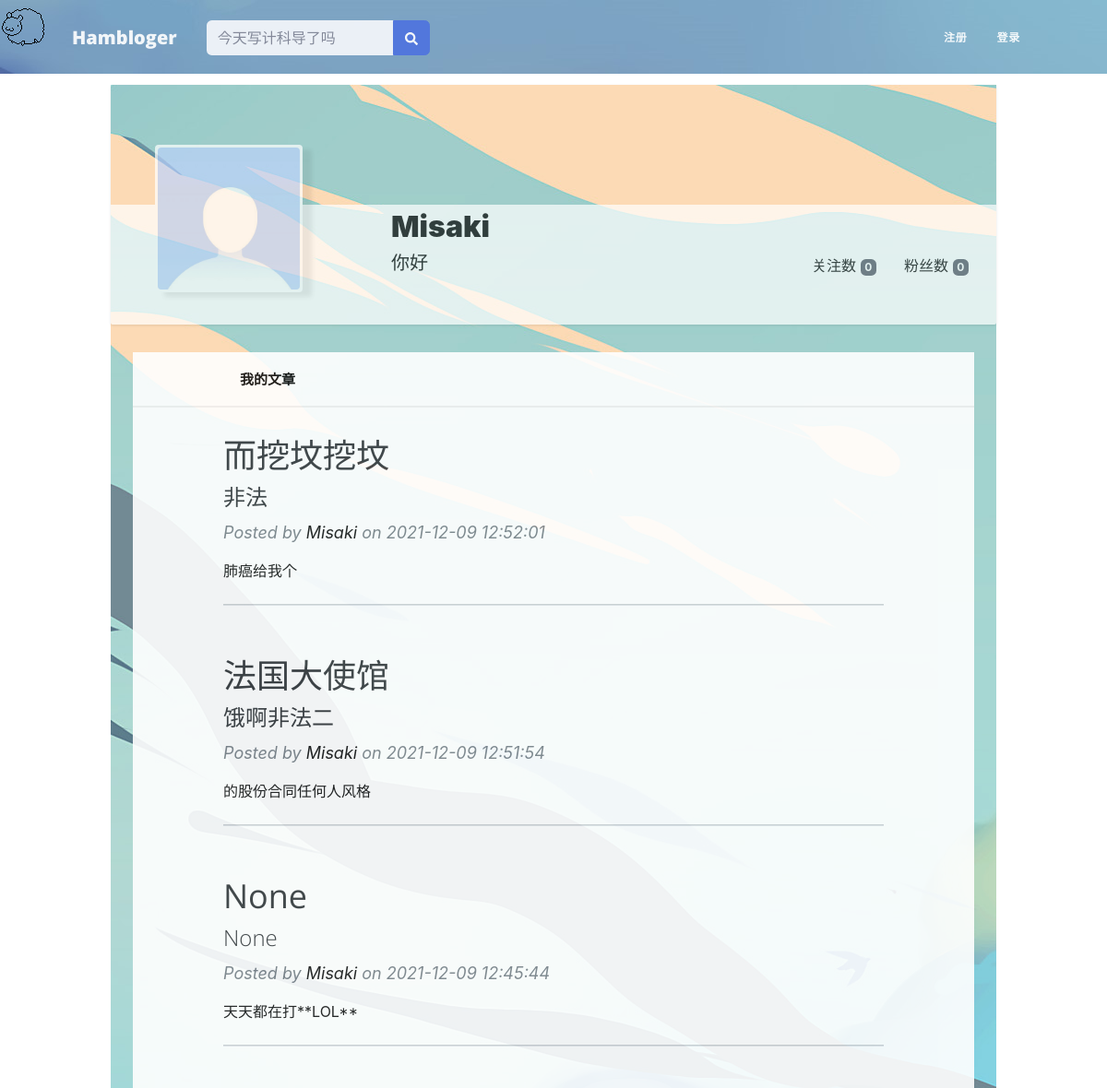
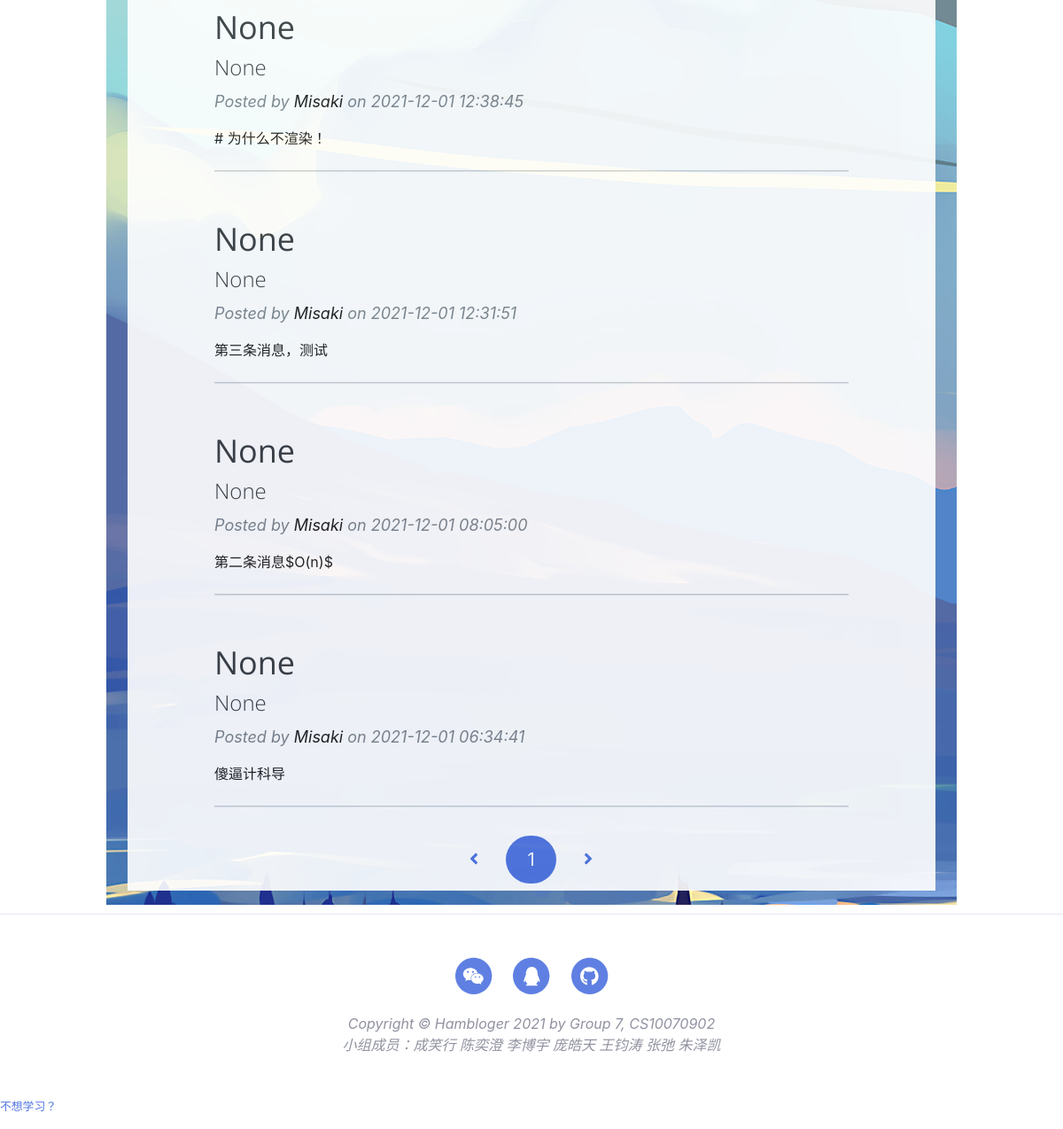
/user/Misaki, run on an earlier commit of the app's database (2 pictures, top to bottom).
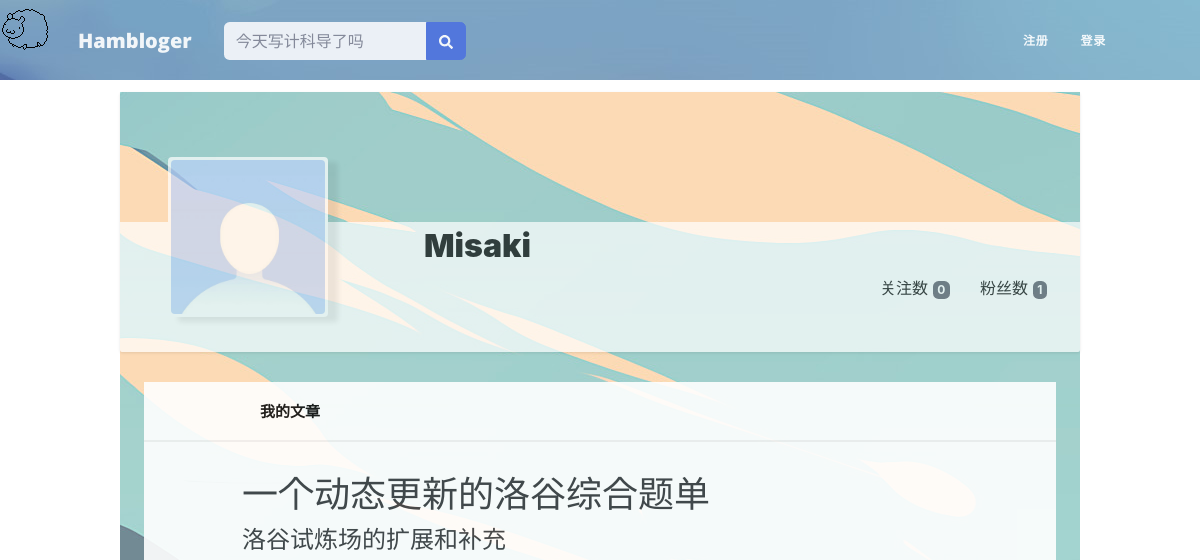
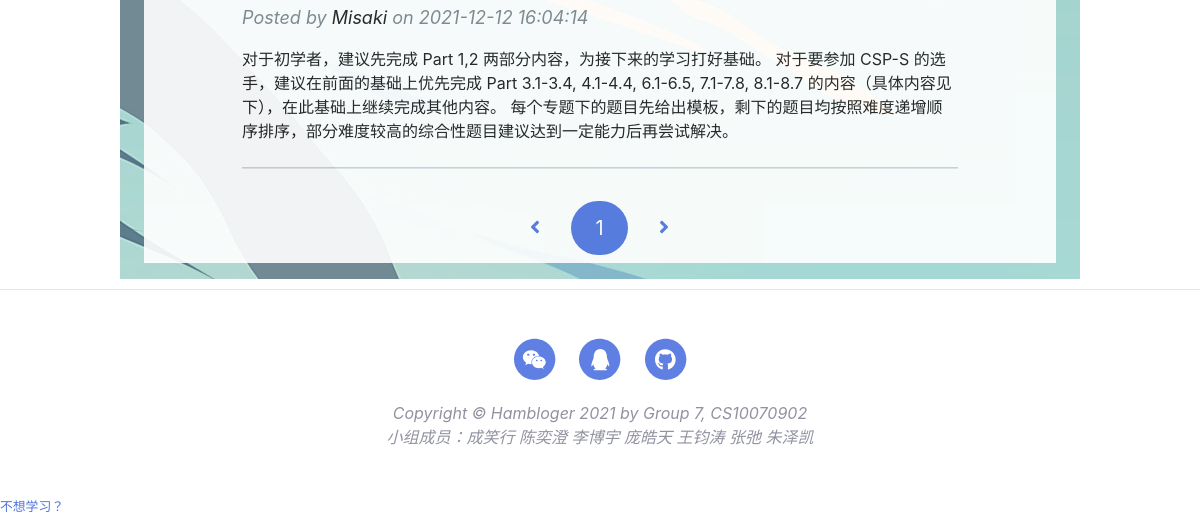
And on a later commit of the database (2 pictures, top to bottom).
### app/models.py (models this page shows, shortened)
class User(UserMixin, db.Model):
    __tablename__ = 'users'
    id = db.Column(db.Integer, primary_key=True)
    email = db.Column(db.String(64), unique=True, index=True)
    username = db.Column(db.String(64), unique=True, index=True)
    role_id = db.Column(db.Integer, db.ForeignKey('roles.id'))  # 每一个用户只能有一个角色
    password_hash = db.Column(db.String(128))
    confirmed = db.Column(db.Boolean, default=True)
    name = db.Column(db.String(64))
    location = db.Column(db.String(64))
    about_me = db.Column(db.Text())
    member_since = db.Column(db.DateTime(), default=datetime.now)
    last_seen = db.Column(db.DateTime(), default=datetime.now)
    posts = db.relationship('Post', backref='author', lazy='dynamic')
    followed = db.relationship('Follow',
                               foreign_keys=[Follow.follower_id],
                               backref=db.backref('follower', lazy='joined'),
                               lazy='dynamic',
                               cascade='all, delete-orphan')
    followers = db.relationship('Follow',
                                foreign_keys=[Follow.followed_id],
                                backref=db.backref('followed', lazy='joined'),
                                lazy='dynamic',
                                cascade='all, delete-orphan')
    @property
    def password(self):
        raise AttributeError("Password is not a readable attribute")

class Post(db.Model):
    __tablename__ = 'posts'
    id = db.Column(db.Integer, primary_key=True)
    body = db.Column(db.Text)
    body_html = db.Column(db.Text)
    timestamp = db.Column(db.DateTime, index=True, default=datetime.now)
    author_id = db.Column(db.Integer, db.ForeignKey('users.id'))
    title = db.Column(db.String(64))
    sub_title = db.Column(db.String(64))

### app/main/views.py (the view)
@main.route('/user/<username>')
def user(username):
    user = User.query.filter_by(username=username).first()
    if user is None:
        abort(404)
    posts = user.posts.order_by(Post.timestamp.desc()).all()
    edit_post = Post.query.order_by(Post.id.desc()).first()
    page = request.args.get('page', 1, type=int)
    pagination = user.posts.order_by(Post.timestamp.desc()).paginate(
        page, per_page=current_app.config['HAMBLOGER_POSTS_PER_PAGE'],
        error_out=False)
    return render_template('user.html', user=user, posts=posts, endpoint='.user', pagination=pagination, edit_post=edit_post)

### app/auth/views.py (called while the page is built)
@auth.before_app_request
def before_request():
    if current_user.is_authenticated:
        current_user.ping()
        if not current_user.confirmed and request.endpoint \
                and request.blueprint != 'auth' and request.endpoint != 'static':
            return redirect(url_for('auth.unconfirmed'))

### app/main/__init__.py (called while the page is built)
@main.app_context_processor
def inject_permissions():
    return dict(Permission=Permission)

### app/models.py (called while the page is built)
    def can(self, permissions):
        return False

    def is_administrator(self):
        return False

### app/templates/user.html (shortened to what this page needs)
{% extends "base.html" %}
{% import "_macros.html" as macros %}
{% block head %}
<link href="{{ url_for('static',filename='css/user.css') }}" rel="stylesheet">
<link href="{{ url_for('static', filename='css/admin.css') }}"
      rel="stylesheet"/>
<header class="user-top-cover"></header>
{% endblock %}
{% block page_content %}
<link href="{{ url_for('static',filename='css/index.css') }}" rel="stylesheet">
<div class="page-container">
    <div class="user-container">
        <div class="user-cover-container masthead"></div>
        <div class="user-profile-container">
            <div class="user-mask-container">
                <div class="user-mask">
                    <img src="../static/mask/{{user.id}}.png" class="user-mask-img">
                </div>
            </div>
            <div class="user-information-container">
                <div class="username-container">
                    <span class="username"> {{ user.name }} </span>
                </div>
                <div class="about_me-container">
                    {% if user.about_me %}<span class="about_me">{{ user.about_me }}</span>{% endif %}
                </div>
            </div>
            <div class="user-operation-container">
                <div class="follow-operation-container">
                    <a class="option-link" href="{{ url_for('.followers', username=user.username) }}">
                        粉丝数 <span class="badge badge-dark">{{ user.followers.count() - 1 }}</span>
                    </a>
                </div>
                <div class="follow-operation-container">
                    <a class="option-link" href="{{ url_for('.followed_by', username=user.username) }}">
                        关注数 <span class="badge badge-dark">{{ user.followed.count() - 1 }}</span>
                    </a>
                </div>
            </div>
        </div>
    </div>
    <div class="container main-show-container py-3">
        <ul class="option-bar">
            <li class="option-item">
                <a class="option-link" href="">
                    我的文章
                </a>
            </li>
        </ul>
        <div class="main-content-box">
            <div class="container px-10">
                {% for post in posts %}
                <div class="row gx-8 justify-content-center">
                    <div class="col-10">
                        <div class="post-preview">
                            <a href="{{ url_for('.post', id=post.id) }}">
                                <h3 class="post-title">{{ post.title }}</h3>
                                <h4 class="post-subtitle">{{ post.sub_title }}</h4>
                            </a>
                            <p class="post-meta">
                                Posted by
                                <a href="{{ url_for('.user', username=post.author.username) }}"
                                   class="context-user-link">
                                    {{ post.author.username }}
                                </a>
                                on {{ post.timestamp.strftime('%Y-%m-%d %H:%M:%S') }}
                            </p>
                            <span>
                                    {{ post.body }}
                                </span>
                        </div>
                        <hr class="my-4"/>
                    </div>
                </div>
                {% endfor %}
            </div>
            {% if pagination %}
            <div class="pagination">
                {{ macros.pagination_widget(pagination, endpoint, username = user.username) }}
            </div>
            {% endif %}
        </div>
    </div>
</div>
{% endblock %}

What changed in the data, as far as the page shows it:
removed Post: title "而挖坟挖坟", sub_title "非法", author.username "Misaki", timestamp "2021-12-09 12:52:01", body "肺癌给我个"
removed Post: title "法国大使馆", sub_title "饿啊非法二", author.username "Misaki", timestamp "2021-12-09 12:51:54", body "的股份合同任何人风格"
removed Post: title "None", sub_title "None", author.username "Misaki", timestamp "2021-12-09 12:45:44", body "天天都在打**LOL**"
removed Post: title "None", sub_title "None", author.username "Misaki", timestamp "2021-12-01 12:38:45", body "# 为什么不渲染！"
removed Post: title "None", sub_title "None", author.username "Misaki", timestamp "2021-12-01 12:31:51", body "第三条消息，测试"
no longer on this page (row edited): Post: title "None", sub_title "None", author.username "Misaki", timestamp "2021-12-01 06:34:41", body "傻逼计科导"
changed User "Misaki": about_me "你好" → (not shown)
changed Post "Misaki": title "None" → "一个动态更新的洛谷综合题单"; sub_title "None" → "洛谷试炼场的扩展和补充"; timestamp "2021-12-01 08:05:00" → "2021-12-12 16:04:14"; body "第二条消息$O(n)$" → "对于初学者，建议先完成 Part 1,2 两部分内容，为接下来的学习打好基础。 对于要参加 CSP-S 的选手，建议在前面的基础上优先完成 Part 3.1-3.4, 4.1-4.4, 6.1-6.5, 7.1-7.8, 8.1-8.7 的内容（具体内容见下），在此基础上继续完成其他内容。 每个专题下的题目先给出模板，剩下的题目均按照难度递增顺序排序，部分难度较高的综合性题目建议达到一定能力后再尝试解决。"
Also different on the page:
{{ user.followers.count() - 1 }}: "0" → "1"
